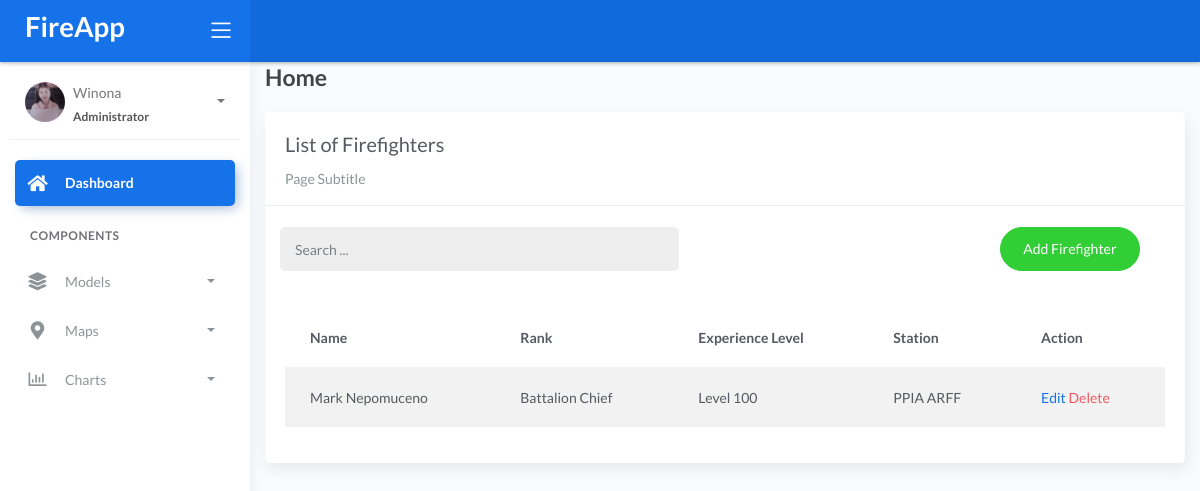
The page /firefighter_list/ on the database as committed earlier.
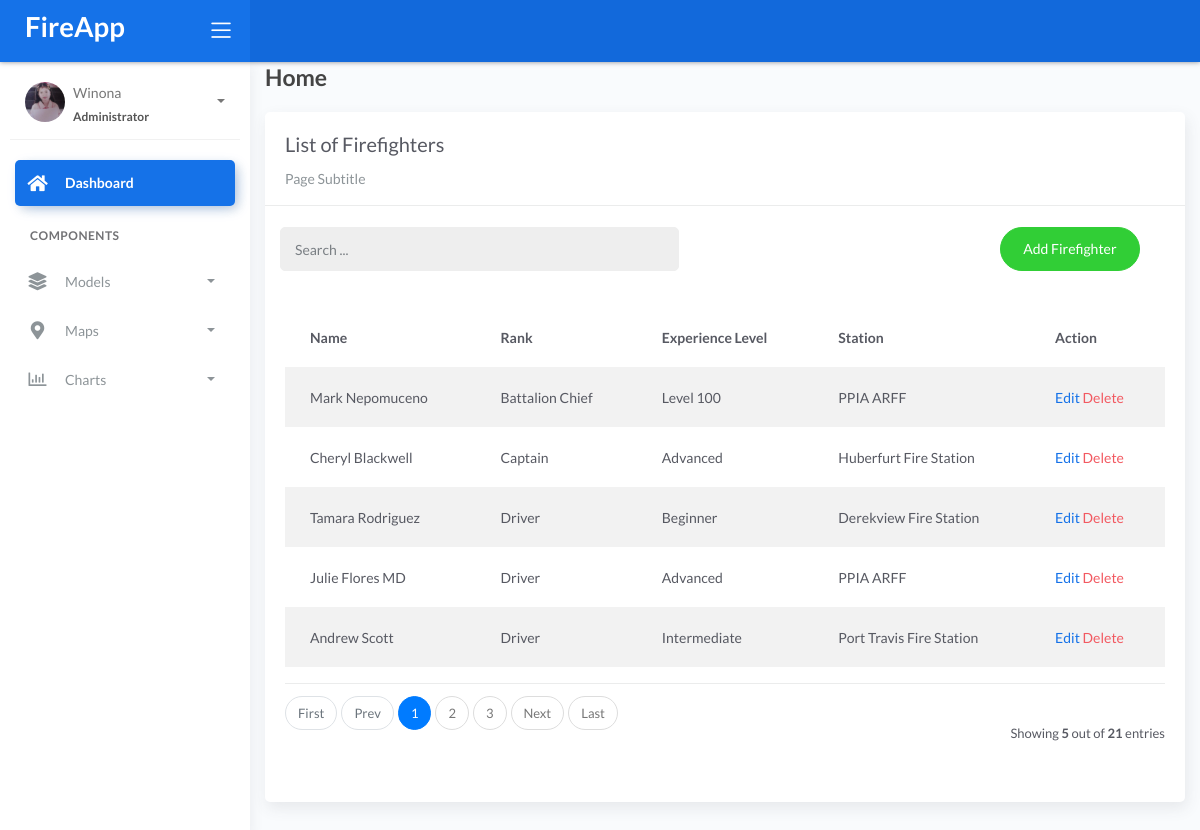
The same page on the database as committed later.
### fire/models.py (models this page shows)
class BaseModel(models.Model):
    created_at = models.DateTimeField(auto_now_add=True, db_index=True)
    updated_at = models.DateTimeField(auto_now=True)
    class Meta:
        abstract = True

class Firefighters(BaseModel):
    XP_CHOICES = (
        ('Probationary Firefighter', 'Probationary Firefighter'),
        ('Firefighter I', 'Firefighter I'),
        ('Firefighter II', 'Firefighter II'),
        ('Firefighter III', 'Firefighter III'),
        ('Driver', 'Driver'),
        ('Captain', 'Captain'),
        ('Battalion Chief', 'Battalion Chief'),)
    name = models.CharField(max_length=150)
    rank = models.CharField(max_length=45, null=True, blank=True, choices=XP_CHOICES)
    experience_level = models.CharField(max_length=150)
    station = models.ForeignKey(FireStation, on_delete=models.SET_NULL, null=True, blank=True, related_name='firefighters')

class FireStation(BaseModel):
    name = models.CharField(max_length=150)
    latitude = models.DecimalField(
        max_digits=22, decimal_places=16, null=True, blank=True)
    longitude = models.DecimalField(
        max_digits=22, decimal_places=16, null=True, blank=True)
    address = models.CharField(max_length=150)
    city = models.CharField(max_length=150)  # can be in separate table
    country = models.CharField(max_length=150)  # can be in separate table
    def __str__(self):
 	    return self.name

### fire/views.py (the view)
# urls.py: path('firefighter_list/', a.FirefighterList.as_view(), name='firefighter-list'),
class FirefighterList(ListView):
    model = Firefighters
    context_object_name = 'firefighter'
    template_name = 'firefighter_list.html'
    paginate_by = 5
    def get_queryset(self, *args, **kwargs):
        qs = super(FirefighterList, self).get_queryset(*args, **kwargs)
        if self.request.GET.get("q") != None:
            query = self.request.GET.get('q')
            qs = qs.filter(Q(name__icontains=query) |
                        Q(description__icontains=query))
        return qs

### templates/firefighter_list.html (shortened to what this page needs)
{% extends 'base.html' %} {% load static %} {% block content %}
 <div class="content">
     <div class="container-fluid">
         <h4 class="page-title">Home</h4>
         <div class="row">
             <div class="col-md-12">
                 <div class="card">
                     <div class="card-header">
                         <div class="card-title">List of Firefighters</div>
                         <div class="card-category">Page Subtitle</div>
                     </div>
                     <br />
                         <div class="col-md-12 row">
                             <div class="col-md-6">
                                 <form class="navbar-left navbar-form nav-search mr-md-3" action=" { % url 'firefighter-list % } ">
                                     <div class="input-group">
                                         <input type="text" placeholder="Search ..." class="form-control" name="q" />
                                         <div class="input-group-append">
                                         <span class="input-group-text">
                                         </span>
                                     </div>
                                 </div>
                             </form>
                         </div>
                         <div class="col-md-6">
                             <div class="pull-right">
                                 <a href="{% url 'firefighter-add' %}" class="btn btn-success btn-rounded">Add
                                 Firefighter</a>
                             </div>
                         </div>
                     </div>
                     <div class="card-body">
                         <table class="table table-striped mt-3">
                             <thead>
                                 <tr>
                                     <th scope="col">Name</th>
                                     <th scope="col">Rank</th>
                                     <th scope="col">Experience Level</th>
                                     <th scope="col">Station</th>
                                     <th scope="col">Action</th>
                                 </tr>
                             </thead>
                             <tbody>
                                 {% for object in object_list %}
                                 <tr>
                                     <td>{{ object.name }}</td>
                                     <td>{{ object.rank }}</td>
                                     <td>{{ object.experience_level }}</td>
                                     <td>{{ object.station }}</td>
                                     <td>
                                         <a href="/firefighter_list/{{ object.id }}">Edit</a>
                                         <a href="/firefighter_list/{{ object.id }}/delete" class="text-danger">Delete</a>
                                     </td>
                                     </tr>
                                 {% endfor %}
                             </tbody>
                         </table>
                         {% include 'includes/pagination.html' %}
                     </div>
                 </div>
             </div>
         </div>
     </div>
 </div>
 {% endblock %}

### templates/base.html (shortened to what this page needs)
{% load static %}
<!DOCTYPE html>
<html lang="en">
  <head>
    <link rel="stylesheet" href="{% static 'css/bootstrap.min.css' %}" />
    <link rel="stylesheet" href="{% static 'css/atlantis.min.css' %}" />
    <link rel="stylesheet" href="{% static 'css/demo.css' %}" />
  </head>
  <body>
    <div class="wrapper">
      <div class="main-header">
        <div class="logo-header" data-background-color="blue">
          <a href="{%url 'home'%}" class="logo">
            <h1 class="my-2 text-white fw-bold">FireApp</h1>
          </a>
          <div class="nav-toggle">
            <button class="btn btn-toggle toggle-sidebar">
              <i class="icon-menu"></i>
            </button>
          </div>
        </div>
        <nav class="navbar navbar-header navbar-expand-lg" data-background-color="blue2">
        </nav>
      </div>
      <div class="sidebar sidebar-style-2">
        <div class="sidebar-wrapper scrollbar scrollbar-inner">
          <div class="sidebar-content">
            <div class="user">
              <div class="avatar-sm float-left mr-2">
                <img src="{% static 'img/user.jpg' %}" alt="..." class="avatar-img rounded-circle" />
              </div>
              <div class="info">
                <a data-toggle="collapse" href="#collapseExample" aria-expanded="true">
                  <span>
                    Winona
                    <span class="user-level">Administrator</span>
                    <span class="caret"></span>
                  </span>
                </a>
              </div>
            </div>
            <ul class="nav nav-primary">
              <li class="nav-item active">
                <a href="{%url 'home'%}" class="nav-link">
                  <i class="fas fa-home"></i>
                  <p>Dashboard</p>
                </a>
              </li>
              <li class="nav-section">
                <h4 class="text-section">Components</h4>
              </li>
              <li class="nav-item">
                <a data-toggle="collapse" href="#base">
                  <i class="fas fa-layer-group"></i>
                  <p>Models</p>
                  <span class="caret"></span>
                </a>
              </li>
              <li class="nav-item">
                <a data-toggle="collapse" href="#maps">
                  <i class="fas fa-map-marker-alt"></i>
                  <p>Maps</p>
                  <span class="caret"></span>
                </a>
              </li>
              <li class="nav-item">
                <a data-toggle="collapse" href="#charts">
                  <i class="far fa-chart-bar"></i>
                  <p>Charts</p>
                  <span class="caret"></span>
                </a>
              </li>
            </ul>
          </div>
        </div>
      </div>
      <div class="main-panel">
        <div class="content">
          {% block content %}
          {% endblock %}
          </div>
        </div>
      </div>
  </body>
</html>

### templates/includes/pagination.html (shortened to what this page needs)
{% if is_paginated %}
<div class="card-footer px-0 border-0 d-flex flex-column flex-lg-row align-items-center justify-content-between mt-3">
  <nav aria-label="Topics pagination" class="mb-4">
    <ul class="pagination">
      {% if page_obj.number > 1 %}
      <li class="page-item">
        <a class="page-link" href="?page=1">First</a>
      </li>
      {% else %}
      <li class="page-item disabled">
        <span class="page-link">First</span>
      </li>
      {% endif %} {% if page_obj.has_previous %}
      <li class="page-item">
        <a class="page-link" href="?page={{ page_obj.previous_page_number }}">Prev</a>
      </li>
      {% else %}
      <li class="page-item disabled">
        <span class="page-link">Prev</span>
      </li>
      {% endif %} {% for page_num in paginator.page_range %} {% if page_obj.number == page_num %}
      <li class="page-item active">
        <span class="page-link">
          {{ page_num }}
        </span>
      </li>
      {% elif page_num > page_obj.number|add:'-3' and page_num < page_obj.number|add:'3' %}
      <li class="page-item">
        <a class="page-link" href="?page={{ page_num }}">{{ page_num }}</a>
      </li>
      {% endif %} {% endfor %} {% if page_obj.has_next %}
      <li class="page-item">
        <a class="page-link" href="?page={{ page_obj.next_page_number }}">Next</a>
      </li>
      {% else %}
      <li class="page-item disabled">
        <span class="page-link">Next</span>
      </li>
      {% endif %} {% if page_obj.number != paginator.num_pages %}
      <li class="page-item">
        <a class="page-link" href="?page={{ paginator.num_pages }}">Last</a>
      </li>
      {% else %}
      <li class="page-item disabled">
        <span class="page-link">Last</span>
      </li>
      {% endif %}
    </ul>
  </nav>
  <div class="fw-normal small mt-4 mt-lg-0">Showing <b>{{object_list.count}}</b> out of <b>{{paginator.count}}</b> entries</div>
</div>
{% endif %}

Rows that differ between the two databases and show on the page:
added Firefighters: name "Cheryl Blackwell", rank "Captain", experience_level "Advanced", station "Huberfurt Fire Station"
added Firefighters: name "Tamara Rodriguez", rank "Driver", experience_level "Beginner", station "Derekview Fire Station"
added Firefighters: name "Julie Flores MD", rank "Driver", experience_level "Advanced", station "PPIA ARFF"
added Firefighters: name "Andrew Scott", rank "Driver", experience_level "Intermediate", station "Port Travis Fire Station"
Other text that changed with them:
{{ object_list.count }}: (not shown) → "5"
{{ paginator.count }}: (not shown) → "21"
text now shown: "First Prev Next Last Showing out of entries"
new list line: "1"
new list line: "2"
new list line: "3"
